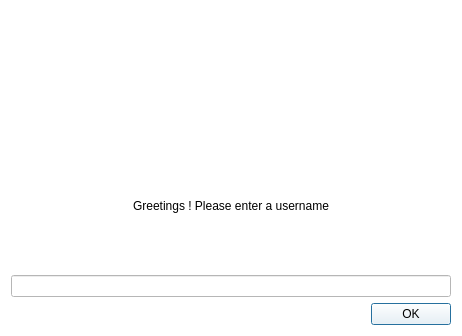
<?xml version="1.0" encoding="UTF-8"?>
<ui version="4.0">
 <class>WizardDialog</class>
 <widget class="QDialog" name="WizardDialog">
  <property name="geometry">
   <rect>
    <x>0</x>
    <y>0</y>
    <width>462</width>
    <height>336</height>
   </rect>
  </property>
  <property name="palette">
   <palette>
    <active>
     <colorrole role="WindowText">
      <brush brushstyle="SolidPattern">
       <color alpha="255">
        <red>0</red>
        <green>0</green>
        <blue>0</blue>
       </color>
      </brush>
     </colorrole>
     <colorrole role="Button">
      <brush brushstyle="SolidPattern">
       <color alpha="255">
        <red>255</red>
        <green>255</green>
        <blue>255</blue>
       </color>
      </brush>
     </colorrole>
     <colorrole role="Light">
      <brush brushstyle="SolidPattern">
       <color alpha="255">
        <red>255</red>
        <green>255</green>
        <blue>255</blue>
       </color>
      </brush>
     </colorrole>
     <colorrole role="Midlight">
      <brush brushstyle="SolidPattern">
       <color alpha="255">
        <red>255</red>
        <green>255</green>
        <blue>255</blue>
       </color>
      </brush>
     </colorrole>
     <colorrole role="Dark">
      <brush brushstyle="SolidPattern">
       <color alpha="255">
        <red>127</red>
        <green>127</green>
        <blue>127</blue>
       </color>
      </brush>
     </colorrole>
     <colorrole role="Mid">
      <brush brushstyle="SolidPattern">
       <color alpha="255">
        <red>170</red>
        <green>170</green>
        <blue>170</blue>
       </color>
      </brush>
     </colorrole>
     <colorrole role="Text">
      <brush brushstyle="SolidPattern">
       <color alpha="255">
        <red>0</red>
        <green>0</green>
        <blue>0</blue>
       </color>
      </brush>
     </colorrole>
     <colorrole role="BrightText">
      <brush brushstyle="SolidPattern">
       <color alpha="255">
        <red>255</red>
        <green>255</green>
        <blue>255</blue>
       </color>
      </brush>
     </colorrole>
     <colorrole role="ButtonText">
      <brush brushstyle="SolidPattern">
       <color alpha="255">
        <red>0</red>
        <green>0</green>
        <blue>0</blue>
       </color>
      </brush>
     </colorrole>
     <colorrole role="Base">
      <brush brushstyle="SolidPattern">
       <color alpha="255">
        <red>255</red>
        <green>255</green>
        <blue>255</blue>
       </color>
      </brush>
     </colorrole>
     <colorrole role="Window">
      <brush brushstyle="SolidPattern">
       <color alpha="255">
        <red>255</red>
        <green>255</green>
        <blue>255</blue>
       </color>
      </brush>
     </colorrole>
     <colorrole role="Shadow">
      <brush brushstyle="SolidPattern">
       <color alpha="255">
        <red>0</red>
        <green>0</green>
        <blue>0</blue>
       </color>
      </brush>
     </colorrole>
     <colorrole role="AlternateBase">
      <brush brushstyle="SolidPattern">
       <color alpha="255">
        <red>255</red>
        <green>255</green>
        <blue>255</blue>
       </color>
      </brush>
     </colorrole>
     <colorrole role="ToolTipBase">
      <brush brushstyle="SolidPattern">
       <color alpha="255">
        <red>255</red>
        <green>255</green>
        <blue>220</blue>
       </color>
      </brush>
     </colorrole>
     <colorrole role="ToolTipText">
      <brush brushstyle="SolidPattern">
       <color alpha="255">
        <red>0</red>
        <green>0</green>
        <blue>0</blue>
       </color>
      </brush>
     </colorrole>
    </active>
    <inactive>
     <colorrole role="WindowText">
      <brush brushstyle="SolidPattern">
       <color alpha="255">
        <red>0</red>
        <green>0</green>
        <blue>0</blue>
       </color>
      </brush>
     </colorrole>
     <colorrole role="Button">
      <brush brushstyle="SolidPattern">
       <color alpha="255">
        <red>255</red>
        <green>255</green>
        <blue>255</blue>
       </color>
      </brush>
     </colorrole>
     <colorrole role="Light">
      <brush brushstyle="SolidPattern">
       <color alpha="255">
        <red>255</red>
        <green>255</green>
        <blue>255</blue>
       </color>
      </brush>
     </colorrole>
     <colorrole role="Midlight">
      <brush brushstyle="SolidPattern">
       <color alpha="255">
        <red>255</red>
        <green>255</green>
        <blue>255</blue>
       </color>
      </brush>
     </colorrole>
     <colorrole role="Dark">
      <brush brushstyle="SolidPattern">
       <color alpha="255">
        <red>127</red>
        <green>127</green>
        <blue>127</blue>
       </color>
      </brush>
     </colorrole>
     <colorrole role="Mid">
      <brush brushstyle="SolidPattern">
       <color alpha="255">
        <red>170</red>
        <green>170</green>
        <blue>170</blue>
       </color>
      </brush>
     </colorrole>
     <colorrole role="Text">
      <brush brushstyle="SolidPattern">
       <color alpha="255">
        <red>0</red>
        <green>0</green>
        <blue>0</blue>
       </color>
      </brush>
     </colorrole>
     <colorrole role="BrightText">
      <brush brushstyle="SolidPattern">
       <color alpha="255">
        <red>255</red>
        <green>255</green>
        <blue>255</blue>
       </color>
      </brush>
     </colorrole>
     <colorrole role="ButtonText">
      <brush brushstyle="SolidPattern">
       <color alpha="255">
        <red>0</red>
        <green>0</green>
        <blue>0</blue>
       </color>
      </brush>
     </colorrole>
     <colorrole role="Base">
      <brush brushstyle="SolidPattern">
       <color alpha="255">
        <red>255</red>
        <green>255</green>
        <blue>255</blue>
       </color>
      </brush>
     </colorrole>
     <colorrole role="Window">
      <brush brushstyle="SolidPattern">
       <color alpha="255">
        <red>255</red>
        <green>255</green>
        <blue>255</blue>
       </color>
      </brush>
     </colorrole>
     <colorrole role="Shadow">
      <brush brushstyle="SolidPattern">
       <color alpha="255">
        <red>0</red>
        <green>0</green>
        <blue>0</blue>
       </color>
      </brush>
     </colorrole>
     <colorrole role="AlternateBase">
      <brush brushstyle="SolidPattern">
       <color alpha="255">
        <red>255</red>
        <green>255</green>
        <blue>255</blue>
       </color>
      </brush>
     </colorrole>
     <colorrole role="ToolTipBase">
      <brush brushstyle="SolidPattern">
       <color alpha="255">
        <red>255</red>
        <green>255</green>
        <blue>220</blue>
       </color>
      </brush>
     </colorrole>
     <colorrole role="ToolTipText">
      <brush brushstyle="SolidPattern">
       <color alpha="255">
        <red>0</red>
        <green>0</green>
        <blue>0</blue>
       </color>
      </brush>
     </colorrole>
    </inactive>
    <disabled>
     <colorrole role="WindowText">
      <brush brushstyle="SolidPattern">
       <color alpha="255">
        <red>127</red>
        <green>127</green>
        <blue>127</blue>
       </color>
      </brush>
     </colorrole>
     <colorrole role="Button">
      <brush brushstyle="SolidPattern">
       <color alpha="255">
        <red>255</red>
        <green>255</green>
        <blue>255</blue>
       </color>
      </brush>
     </colorrole>
     <colorrole role="Light">
      <brush brushstyle="SolidPattern">
       <color alpha="255">
        <red>255</red>
        <green>255</green>
        <blue>255</blue>
       </color>
      </brush>
     </colorrole>
     <colorrole role="Midlight">
      <brush brushstyle="SolidPattern">
       <color alpha="255">
        <red>255</red>
        <green>255</green>
        <blue>255</blue>
       </color>
      </brush>
     </colorrole>
     <colorrole role="Dark">
      <brush brushstyle="SolidPattern">
       <color alpha="255">
        <red>127</red>
        <green>127</green>
        <blue>127</blue>
       </color>
      </brush>
     </colorrole>
     <colorrole role="Mid">
      <brush brushstyle="SolidPattern">
       <color alpha="255">
        <red>170</red>
        <green>170</green>
        <blue>170</blue>
       </color>
      </brush>
     </colorrole>
     <colorrole role="Text">
      <brush brushstyle="SolidPattern">
       <color alpha="255">
        <red>127</red>
        <green>127</green>
        <blue>127</blue>
       </color>
      </brush>
     </colorrole>
     <colorrole role="BrightText">
      <brush brushstyle="SolidPattern">
       <color alpha="255">
        <red>255</red>
        <green>255</green>
        <blue>255</blue>
       </color>
      </brush>
     </colorrole>
     <colorrole role="ButtonText">
      <brush brushstyle="SolidPattern">
       <color alpha="255">
        <red>127</red>
        <green>127</green>
        <blue>127</blue>
       </color>
      </brush>
     </colorrole>
     <colorrole role="Base">
      <brush brushstyle="SolidPattern">
       <color alpha="255">
        <red>255</red>
        <green>255</green>
        <blue>255</blue>
       </color>
      </brush>
     </colorrole>
     <colorrole role="Window">
      <brush brushstyle="SolidPattern">
       <color alpha="255">
        <red>255</red>
        <green>255</green>
        <blue>255</blue>
       </color>
      </brush>
     </colorrole>
     <colorrole role="Shadow">
      <brush brushstyle="SolidPattern">
       <color alpha="255">
        <red>0</red>
        <green>0</green>
        <blue>0</blue>
       </color>
      </brush>
     </colorrole>
     <colorrole role="AlternateBase">
      <brush brushstyle="SolidPattern">
       <color alpha="255">
        <red>255</red>
        <green>255</green>
        <blue>255</blue>
       </color>
      </brush>
     </colorrole>
     <colorrole role="ToolTipBase">
      <brush brushstyle="SolidPattern">
       <color alpha="255">
        <red>255</red>
        <green>255</green>
        <blue>220</blue>
       </color>
      </brush>
     </colorrole>
     <colorrole role="ToolTipText">
      <brush brushstyle="SolidPattern">
       <color alpha="255">
        <red>0</red>
        <green>0</green>
        <blue>0</blue>
       </color>
      </brush>
     </colorrole>
    </disabled>
   </palette>
  </property>
  <property name="windowTitle">
   <string>Dialog</string>
  </property>
  <layout class="QVBoxLayout" name="verticalLayout_2">
   <item>
    <widget class="QLabel" name="logo">
     <property name="text">
      <string/>
     </property>
     <property name="pixmap">
      <pixmap>:/images/logo-ring-standard-coul.png</pixmap>
     </property>
     <property name="scaledContents">
      <bool>true</bool>
     </property>
    </widget>
   </item>
   <item>
    <widget class="QLabel" name="label">
     <property name="text">
      <string>Greetings ! Please enter a username</string>
     </property>
     <property name="alignment">
      <set>Qt::AlignCenter</set>
     </property>
    </widget>
   </item>
   <item>
    <widget class="QLineEdit" name="usernameEdit">
     <property name="alignment">
      <set>Qt::AlignCenter</set>
     </property>
    </widget>
   </item>
   <item>
    <widget class="QDialogButtonBox" name="buttonBox">
     <property name="orientation">
      <enum>Qt::Horizontal</enum>
     </property>
     <property name="standardButtons">
      <set>QDialogButtonBox::Ok</set>
     </property>
    </widget>
   </item>
  </layout>
 </widget>
 <resources/>
 <connections>
  <connection>
   <sender>buttonBox</sender>
   <signal>accepted()</signal>
   <receiver>WizardDialog</receiver>
   <slot>accept()</slot>
   <hints>
    <hint type="sourcelabel">
     <x>248</x>
     <y>254</y>
    </hint>
    <hint type="destinationlabel">
     <x>157</x>
     <y>274</y>
    </hint>
   </hints>
  </connection>
  <connection>
   <sender>buttonBox</sender>
   <signal>rejected()</signal>
   <receiver>WizardDialog</receiver>
   <slot>reject()</slot>
   <hints>
    <hint type="sourcelabel">
     <x>316</x>
     <y>260</y>
    </hint>
    <hint type="destinationlabel">
     <x>286</x>
     <y>274</y>
    </hint>
   </hints>
  </connection>
 </connections>
</ui>
